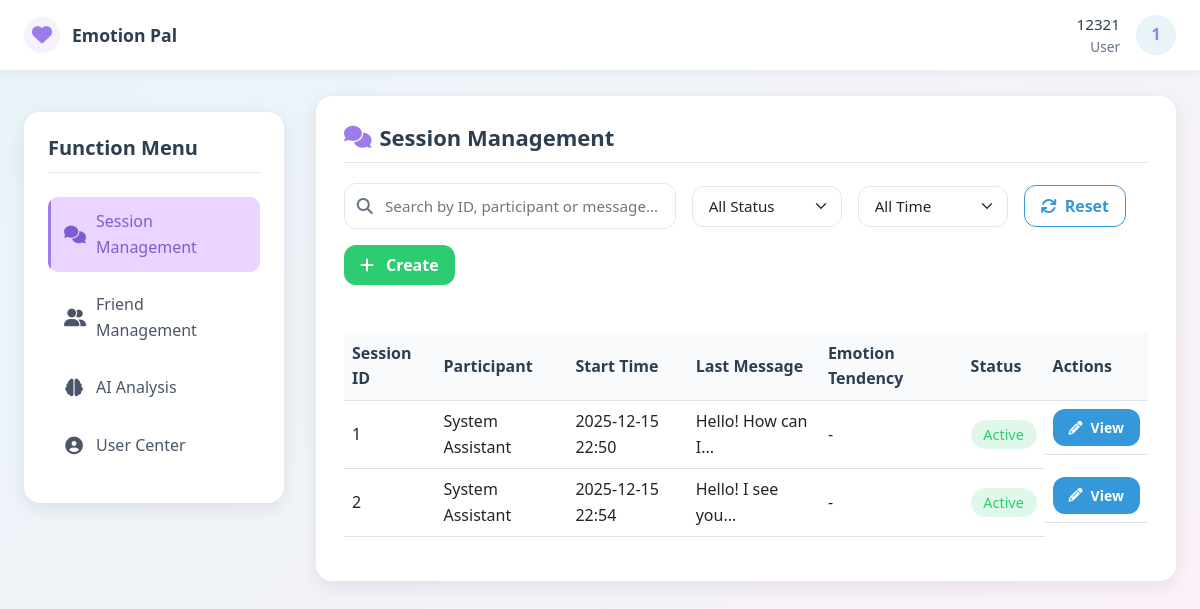
/session_management (signed in), run on the app's committed database.
### models.py (models this page shows, shortened)
class ChatSession(db.Model):
    __tablename__ = 'chat_sessions'
    id = db.Column(db.Integer, primary_key=True, autoincrement=True)
    user_id = db.Column(db.Integer, db.ForeignKey('users.id'), nullable=False, comment='发起会话的用户ID')
    agent_id = db.Column(db.Integer, db.ForeignKey('users.id'), nullable=True, comment='处理会话的客服ID')
    service_id = db.Column(db.Integer, db.ForeignKey('services.id'), nullable=True, comment='关联服务ID')
    appointment_id = db.Column(db.Integer, db.ForeignKey('appointments.id'), nullable=True, comment='关联预约ID')
    start_time = db.Column(db.DateTime, default=lambda: datetime.now(UTC), comment='会话开始时间')
    end_time = db.Column(db.DateTime, nullable=True, comment='会话结束时间')
    status = db.Column(db.String(20), default='active', comment='状态：active/closed/timeout')
    last_message_time = db.Column(db.DateTime, nullable=True, comment='最后消息时间')
    initiator = db.relationship('User', foreign_keys=[user_id], back_populates='initiated_chat_sessions')
    handler = db.relationship('User', foreign_keys=[agent_id], back_populates='handled_chat_sessions')
    service = db.relationship('Service', back_populates='chat_sessions', lazy=True)
    appointment = db.relationship('Appointment', back_populates='chat_session', lazy=True)
    messages = db.relationship('Message', backref='chat_session', lazy=True, cascade='all, delete-orphan')

class Message(db.Model):
    __tablename__ = 'messages'  # 复数表名
    id = db.Column(db.Integer, primary_key=True, autoincrement=True)
    session_id = db.Column(db.Integer, db.ForeignKey('chat_sessions.id'), nullable=False, comment='会话ID')
    sender_id = db.Column(db.Integer, db.ForeignKey('users.id'), nullable=False, comment='发送者ID')
    receiver_id = db.Column(db.Integer, db.ForeignKey('users.id'), nullable=True, comment='接收者ID')
    text = db.Column(db.Text, nullable=False, comment='消息内容')
    timestamp = db.Column(db.DateTime, default=lambda: datetime.now(UTC), comment='发送时间')
    sentiment = db.Column(db.Float, nullable=True, comment='情感分析得分（-1~1）')
    message_type = db.Column(db.String(10), default='text', comment='消息类型：text/image/file')
    is_read = db.Column(db.Boolean, default=False, comment='是否已读')
    file_url = db.Column(db.String(255), nullable=True, comment='文件/图片URL（非文本消息）')
    sender = db.relationship('User', foreign_keys=[sender_id], backref='sent_messages', lazy=True)
    receiver = db.relationship('User', foreign_keys=[receiver_id], backref='received_messages', lazy=True)

### routes.py (the view, shortened to what this page needs)
    @app.route('/session_management')
    def session_management():
        if 'user_id' not in session:
            return redirect(url_for('login'))
        role = session['role']
        user_id = session['user_id']
        if role == 'user':
            my_sessions = ChatSession.query.filter_by(user_id=user_id).all()
            pending_sessions = []
            agents = []
        for sess in my_sessions + pending_sessions:
            last_msg = Message.query.filter_by(session_id=sess.id).order_by(Message.timestamp.desc()).first()
            sess.last_message = last_msg
            first_msg = Message.query.filter_by(session_id=sess.id).order_by(Message.timestamp).first()
            sess.first_message = first_msg
            all_msgs = Message.query.filter_by(session_id=sess.id).all()
            if all_msgs:
                sentiment_sum = sum(msg.sentiment for msg in all_msgs)
                sess.average_sentiment = sentiment_sum / len(all_msgs)
            else:
                sess.average_sentiment = 0
        return render_template(
            'session_management.html',
            my_sessions=my_sessions,
            pending_sessions=pending_sessions,
            agents=agents
        )

### templates/session_management.html (shortened to what this page needs)
<!DOCTYPE html>
<html lang="en">
<head>
    <link href="https://cdn.jsdelivr.net/npm/bootstrap@5.3.0/dist/css/bootstrap.min.css" rel="stylesheet">
    <link rel="stylesheet" href="https://cdnjs.cloudflare.com/ajax/libs/font-awesome/6.4.0/css/all.min.css">
</head>
<body>
<nav class="main-nav" id="mainNav">
    <div class="container nav-container">
        <a href="/dashboard" class="brand" aria-label="Emotion Pal Dashboard">
            <div class="brand-icon">
                <i class="fa fa-heart" aria-hidden="true"></i>
            </div>
            <span class="brand-name">Emotion Pal</span>
        </a>
        <div class="user-section">
            <div class="user-info">
                <div class="username" aria-label="Username">{{ session.username }}</div>
                <div class="user-role" aria-label="User role">{{ session.role | capitalize }}</div>
            </div>
            <div class="avatar-dropdown" id="avatarDropdown" aria-haspopup="true" aria-expanded="false">
                <div class="user-avatar" title="Click to open menu" tabindex="0" role="button" aria-label="User menu">
                </div>
            </div>
        </div>
    </div>
</nav>
<div class="main-container">
    <aside class="sidebar" aria-label="Function menu">
        <h3 class="sidebar-title">Function Menu</h3>
        <ul class="sidebar-menu">
            <li class="sidebar-menu-item">
                <a href="/session_management" class="sidebar-menu-link active" aria-current="page"
                   aria-label="Session management" tabindex="0">
                    <i class="fa fa-comments" aria-hidden="true"></i>
                    <span>Session Management</span>
                </a>
            </li>
            <li class="sidebar-menu-item">
                <a href="/friends_management" class="sidebar-menu-link" aria-label="Friends management" tabindex="0">
                    <i class="fa fa-user-friends" aria-hidden="true"></i>
                    <span>Friend Management</span>
                </a>
            </li>
            <li class="sidebar-menu-item">
                <a href="/ai_analysis" class="sidebar-menu-link" aria-label="AI analysis" tabindex="0">
                    <i class="fa fa-brain" aria-hidden="true"></i>
                    <span>AI Analysis</span>
                </a>
            </li>
            <li class="sidebar-menu-item">
                <a href="/user_center" class="sidebar-menu-link" aria-label="User center" tabindex="0">
                    <i class="fa fa-user-circle" aria-hidden="true"></i>
                    <span>User Center</span>
                </a>
            </li>
        </ul>
    </aside>
    <div class="content-area">
        <div class="section-card">
            <h2><i class="fa fa-comments" aria-hidden="true"></i> Session Management</h2>
            <div class="search-container mb-4">
                <div class="filter-group" style="gap: 1rem; flex-wrap: wrap;">
                                    <div class="search-bar" style="flex: 1; min-width: 250px;">
                    <i class="fa fa-search search-icon" aria-hidden="true"></i>
                    <input
                        type="text"
                        class="search-input"
                        id="searchInput"
                        placeholder="Search by ID, participant or message..."
                        aria-label="Search sessions"
                        tabindex="0"
                    >
                </div>
                    <select class="form-select" id="statusFilter" aria-label="Filter by status" tabindex="0" style="max-width: 150px;">
                        <option value="">All Status</option>
                    </select>
                    <select class="form-select" id="timeFilter" aria-label="Filter by time" tabindex="0" style="max-width: 150px;">
                        <option value="">All Time</option>
                    </select>
                    <button class="btn btn-outline-primary" id="resetFilters" aria-label="Reset filters" tabindex="0">
                        <i class="fa fa-refresh" aria-hidden="true"></i> Reset
                    </button>
                    {% if session.role == 'user' %}
                    <a href="/start_chat" class="btn btn-success" aria-label="Create new session" tabindex="0">
                        <i class="fa fa-plus me-1" aria-hidden="true"></i> Create
                    </a>
                    {% endif %}
                </div>
            </div>
            <div id="sessionListContainer">
                <div class="table-responsive" id="sessionTableContainer">
                    <table class="table table-hover" id="sessionTable">
                        <thead>
                        <tr>
                            <th>Session ID</th>
                            <th>Participant</th>
                            <th>Start Time</th>
                            <th>Last Message</th>
                            <th>Emotion Tendency</th>
                            <th>Status</th>
                            <th>Actions</th>
                        </tr>
                        </thead>
                        <tbody id="sessionTableBody">
                        {% for sess in my_sessions %}
                        <tr data-session-id="{{ sess.id }}"
                            data-status="{{ 'active' if not sess.end_time else 'ended' }}"
                            data-agent="{{ sess.agent.id if sess.agent else '' }}"
                            data-time="{{ sess.start_time.strftime('%Y-%m-%d') }}">
                            <td>{{ sess.id }}</td>
                            <td>
                                {% if session.role == 'user' %}
                                {{ sess.agent.username if sess.agent else 'System Assistant' }}
                                {% else %}
                                {{ sess.user.username }}
                                {% endif %}
                            </td>
                            <td>{{ sess.start_time.strftime('%Y-%m-%d %H:%M') }}</td>
                            <td>
                                {{ sess.last_message.text|truncate(20) if sess.last_message else 'No messages' }}
                            </td>
                            <td>
                                {% if sess.average_sentiment %}
                                {% if sess.average_sentiment > 0.5 %}
                                <span class="text-success"><i class="fa fa-smile" aria-hidden="true"></i> Positive</span>
                                {% elif sess.average_sentiment < -0.5 %}
                                <span class="text-danger"><i class="fa fa-frown" aria-hidden="true"></i> Negative</span>
                                {% else %}
                                <span class="text-secondary"><i class="fa fa-meh" aria-hidden="true"></i> Neutral</span>
                                {% endif %}
                                {% else %}
                                -
                                {% endif %}
                            </td>
                            <td>
                                <span class="status-badge {{ 'status-active' if not sess.end_time else 'status-ended' }}">
                                    {{ 'Active' if not sess.end_time else 'Ended' }}
                                </span>
                            </td>
                            <td class="session-actions">
                                <a href="/chat/{{ sess.id }}" class="btn btn-primary btn-sm"
                                   aria-label="View session {{ sess.id }}" tabindex="0">
                                    <i class="fa fa-pencil" aria-hidden="true"></i> View
                                </a>
                            </td>
                        </tr>
                        {% endfor %}
                        </tbody>
                    </table>
                </div>
            </div>
        </div>
    </div>
</div>
</body>
</html>

### data on the page
ChatSession: id "1", agent "System Assistant", start_time "2025-12-15 22:50", last_message.text "Hello! How can I...", end_time "Active"
ChatSession: id "2", agent "System Assistant", start_time "2025-12-15 22:54", last_message.text "Hello! I see you...", end_time "Active"

### other printed values
{{ session.username }} "12321"
{{ session.role | capitalize }} "User"
